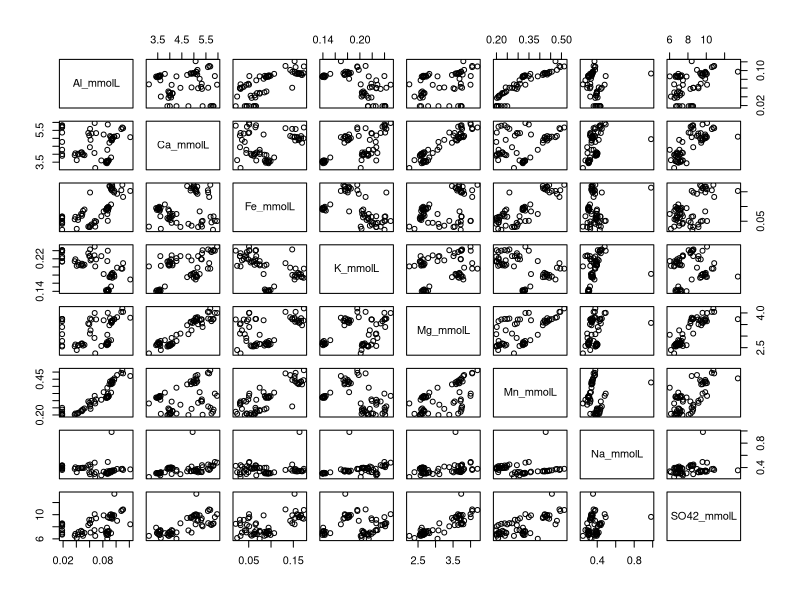
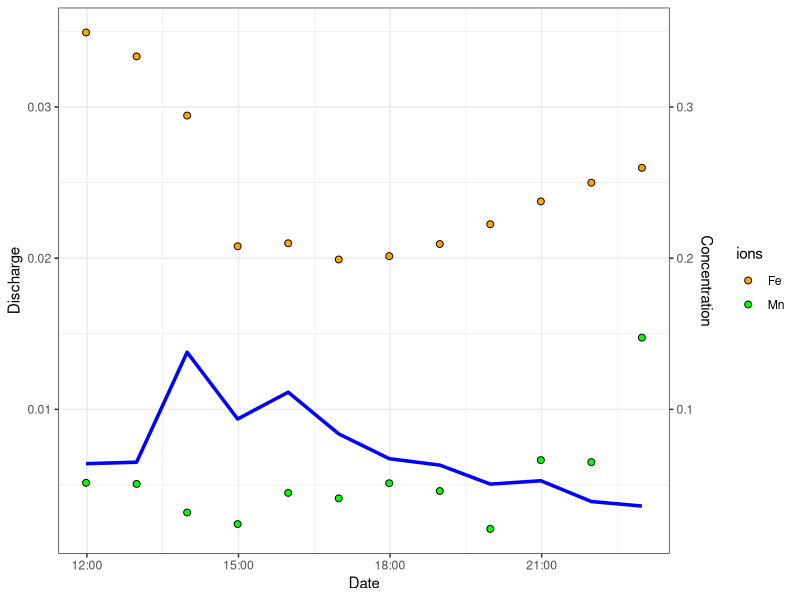
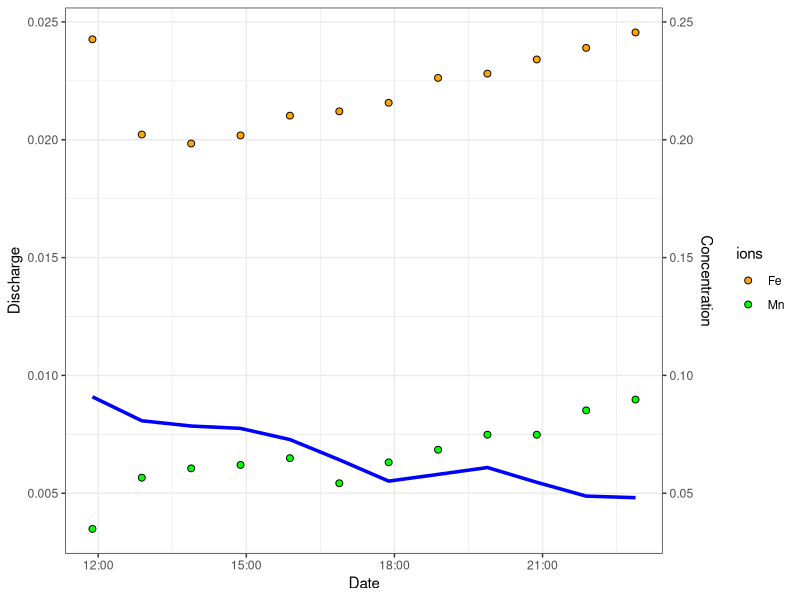
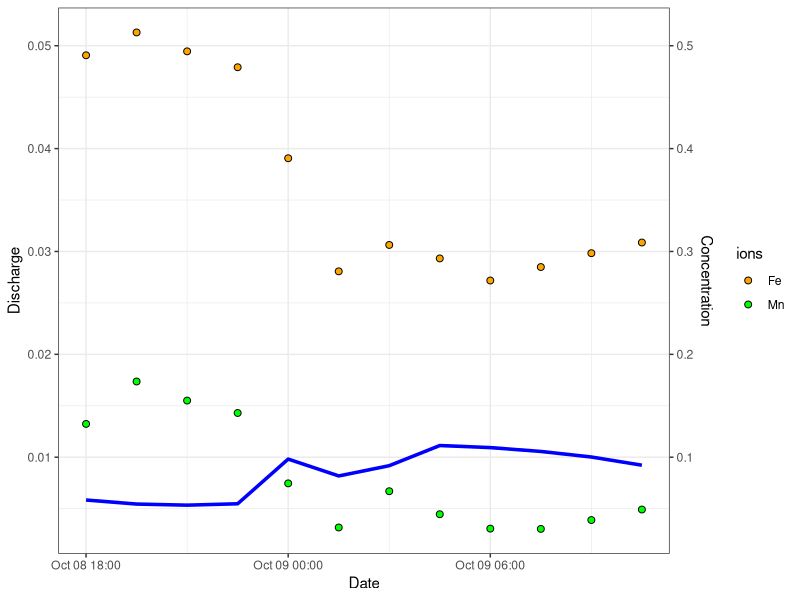
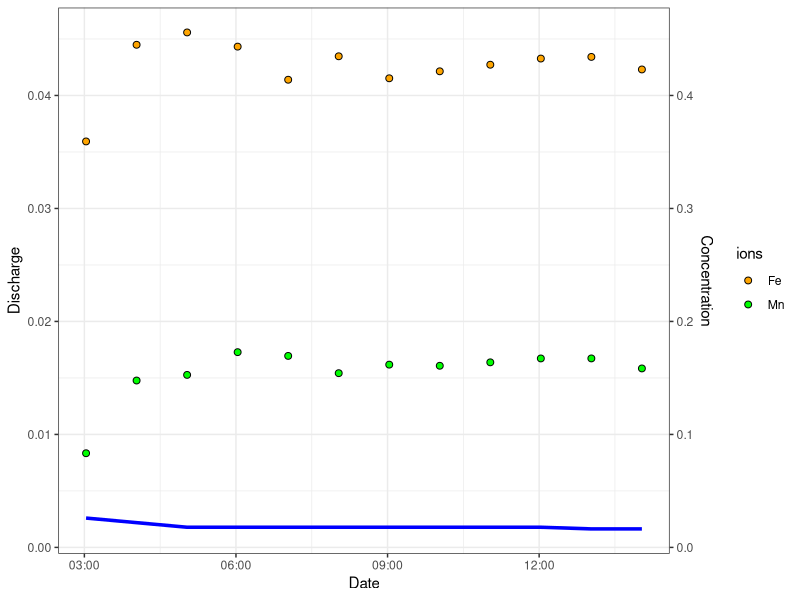
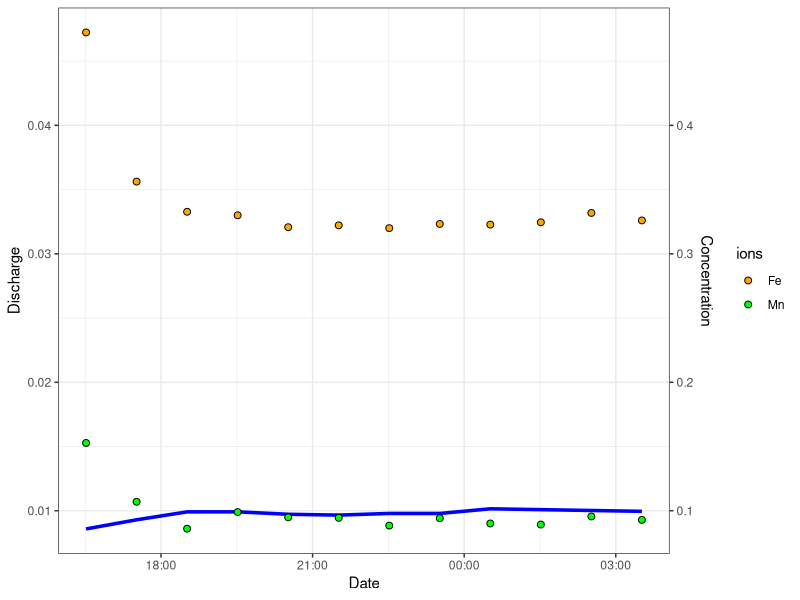
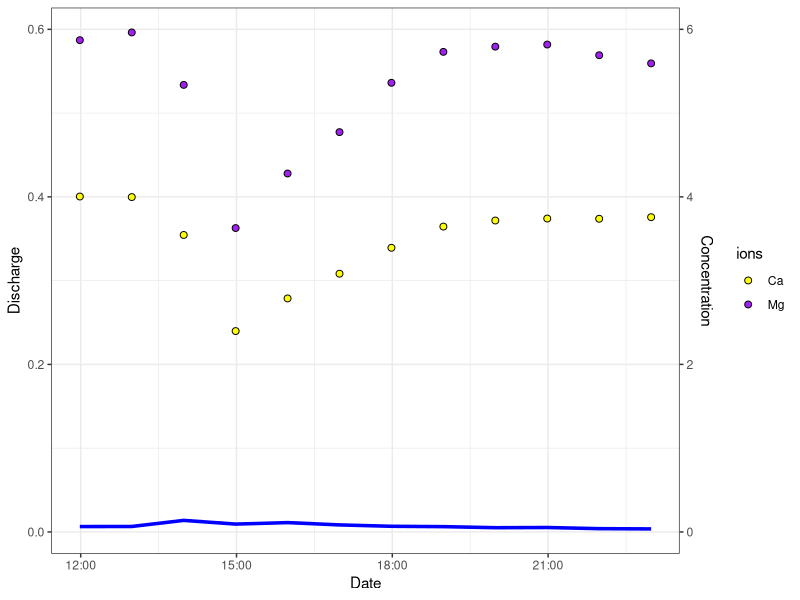
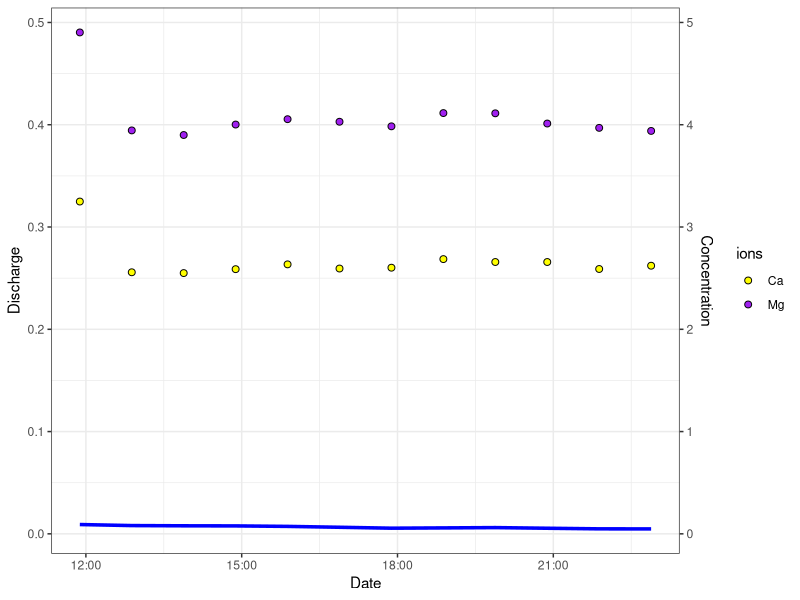

R code for these plots, in order:
# Rename columns to be R friendly

newname<-c("sample_name","date_and_time","Q_m3s","Al_mgL","Ca_mgL","Fe_mgL","K_mgL","Mg_mgL","Mn_mgL","Na_mgL","SO42_mgL","pH","EC")
stormevents<-read.csv(file="StormEvents.csv",header=TRUE)
colnames(stormevents)<-newname

# Pull out date and time

library(lubridate)
stormevents$newdate<-mdy_hm(stormevents$date_and_time)
stormevents$year<-year(stormevents$newdate)
stormevents$doy<-yday(stormevents$newdate)
stormevents$hour<-hour(stormevents$newdate)
stormevents$min<-minute(stormevents$newdate)
stormevents$time<-stormevents$hour + stormevents$min/60

# Transform mg/L to mmol/L

stormevents$Al_mmolL<-(stormevents$Al_mgL/26.982)
stormevents$Ca_mmolL<-(stormevents$Ca_mgL/40.08)
stormevents$Fe_mmolL<-(stormevents$Fe_mgL/55.845)
stormevents$K_mmolL<-(stormevents$K_mgL/39.099)
stormevents$Mg_mmolL<-(stormevents$Mg_mgL/24.305)
stormevents$Mn_mmolL<-(stormevents$Mn_mgL/54.938)
stormevents$Na_mmolL<-(stormevents$Na_mgL/22.99)
stormevents$SO42_mmolL<-(stormevents$SO42_mgL/96.06)

# Scatter plot matrix for Al to SO42
pairs(stormevents[20:27])

# Plot July 7 event for Fe and Mn
Jul717storm<-stormevents[which(stormevents$doy == "188"),]
library(ggplot2)
yscale<-10

Jul_7_stormFe<-ggplot(Jul717storm,aes(x=newdate))+
  theme(panel.grid.major = element_blank(), panel.grid.minor = element_blank())+
  geom_line(aes(y=Q_m3s),colour="blue",size=1.2)+
  geom_point(aes(y=Fe_mmolL/yscale,fill="orange"),colour="black",pch=21,size=2)+
  geom_point(aes(y=Mn_mmolL/yscale,fill="green"),pch=21,colour="black",size=2)+
  scale_y_continuous(sec.axis=sec_axis(~.*yscale,name="Concentration"))+
  scale_fill_manual(guide="legend",name="ions",
                    values=c("orange","green"),labels=c("Fe","Mn"))+
  labs(y="Discharge",
       x="Date")+
  theme_bw()

Jul_7_stormFe

#Pull out processed data sheet
write.csv(Jul717storm,"July717storm.csv")

# Plot July 13 event for Fe and Mn
Jul1317storm<-stormevents[which(stormevents$doy == "194"),]
library(ggplot2)
yscale<-10

Jul_13_stormFe<-ggplot(Jul1317storm,aes(x=newdate))+
  theme(panel.grid.major = element_blank(), panel.grid.minor = element_blank())+
  geom_line(aes(y=Q_m3s),colour="blue",size=1.2)+
  geom_point(aes(y=Fe_mmolL/yscale,fill="orange"),colour="black",pch=21,size=2)+
  geom_point(aes(y=Mn_mmolL/yscale,fill="green"),pch=21,colour="black",size=2)+
  scale_y_continuous(sec.axis=sec_axis(~.*yscale,name="Concentration"))+
  scale_fill_manual(guide="legend",name="ions",
                    values=c("orange","green"),labels=c("Fe","Mn"))+
  labs(y="Discharge",
       x="Date")+
  theme_bw()

Jul_13_stormFe

#Pull out processed data sheet
write.csv(Jul1317storm,"July1317storm.csv")

# Plot October 8-9 event for Fe and Mn
Oct8917storm<-stormevents[which(stormevents$doy == "281"
                         | stormevents$doy == "282"),]
library(ggplot2)
yscale<-10

Oct_8_9_stormFe<-ggplot(Oct8917storm,aes(x=newdate))+
  geom_line(aes(y=Q_m3s),colour="blue",size=1.2)+
  geom_point(aes(y=Fe_mmolL/yscale,fill="orange"),colour="black",pch=21,size=2)+
  geom_point(aes(y=Mn_mmolL/yscale,fill="green"),pch=21,colour="black",size=2)+
  scale_y_continuous(sec.axis=sec_axis(~.*yscale,name="Concentration"))+
  scale_fill_manual(guide="legend",name="ions",
                    values=c("orange","green"),labels=c("Fe","Mn"))+
  labs(y="Discharge",
       x="Date")+
  theme_bw()

Oct_8_9_stormFe

#Pull out processed data sheet
write.csv(Oct8917storm,"October8917storm.csv")

# Plot October 11 event for Fe and Mn
Oct1117storm<-stormevents[which(stormevents$doy == "284"),]
library(ggplot2)
yscale<-10

Oct_11_stormFe<-ggplot(Oct1117storm,aes(x=newdate))+
  geom_line(aes(y=Q_m3s),colour="blue",size=1.2)+
  geom_point(aes(y=Fe_mmolL/yscale,fill="orange"),colour="black",pch=21,size=2)+
  geom_point(aes(y=Mn_mmolL/yscale,fill="green"),pch=21,colour="black",size=2)+
  scale_y_continuous(sec.axis=sec_axis(~.*yscale,name="Concentration"))+
  scale_fill_manual(guide="legend",name="ions",
                    values=c("orange","green"),labels=c("Fe","Mn"))+
  labs(y="Discharge",
       x="Date")+
  theme_bw()

Oct_11_stormFe

#Pull out processed data sheet
write.csv(Oct1117storm,"October1117storm.csv")

# Plot November 15-16 event for Fe and Mn
Nov151617storm<-stormevents[which(stormevents$doy == "319"
                                | stormevents$doy == "320"),]
library(ggplot2)
yscale<-10

Nov_15_16_stormFe<-ggplot(Nov151617storm,aes(x=newdate))+
  geom_line(aes(y=Q_m3s),colour="blue",size=1.2)+
  geom_point(aes(y=Fe_mmolL/yscale,fill="orange"),colour="black",pch=21,size=2)+
  geom_point(aes(y=Mn_mmolL/yscale,fill="green"),pch=21,colour="black",size=2)+
  scale_y_continuous(sec.axis=sec_axis(~.*yscale,name="Concentration"))+
  scale_fill_manual(guide="legend",name="ions",
                    values=c("orange","green"),labels=c("Fe","Mn"))+
  labs(y="Discharge",
       x="Date")+
  theme_bw()

Nov_15_16_stormFe

# Plot July 7 event

library(ggplot2)
yscale<-10

Jul_7_stormCa<-ggplot(Jul717storm,aes(x=newdate))+
  theme(panel.grid.major = element_blank(), panel.grid.minor = element_blank())+
  geom_line(aes(y=Q_m3s),colour="blue",size=1.2)+
  geom_point(aes(y=Ca_mmolL/yscale,fill="yellow"),colour="black",pch=21,size=2)+
  geom_point(aes(y=Mg_mmolL/yscale,fill="purple"),pch=21,colour="black",size=2)+
  scale_y_continuous(sec.axis=sec_axis(~.*yscale,name="Concentration"))+
  scale_fill_manual(guide="legend",name="ions",
                    values=c("yellow","purple"),labels=c("Ca","Mg"))+
  labs(y="Discharge",
       x="Date")+
  theme_bw()

Jul_7_stormCa

# Plot July 13 event 

library(ggplot2)
yscale<-10

Jul_13_stormCa<-ggplot(Jul1317storm,aes(x=newdate))+
  theme(panel.grid.major = element_blank(), panel.grid.minor = element_blank())+
  geom_line(aes(y=Q_m3s),colour="blue",size=1.2)+
  geom_point(aes(y=Ca_mmolL/yscale,fill="yellow"),colour="black",pch=21,size=2)+
  geom_point(aes(y=Mg_mmolL/yscale,fill="purple"),pch=21,colour="black",size=2)+
  scale_y_continuous(sec.axis=sec_axis(~.*yscale,name="Concentration"))+
  scale_fill_manual(guide="legend",name="ions",
                    values=c("yellow","purple"),labels=c("Ca","Mg"))+
  labs(y="Discharge",
       x="Date")+
  theme_bw()

Jul_13_stormCa

#October 89 event
library(ggplot2)
yscale<-10

Oct_8_9_stormCa<-ggplot(Oct8917storm,aes(x=newdate))+
  geom_line(aes(y=Q_m3s),colour="blue",size=1.2)+
  geom_point(aes(y=Ca_mmolL/yscale,fill="yellow"),colour="black",pch=21,size=2)+
  geom_point(aes(y=Mg_mmolL/yscale,fill="purple"),pch=21,colour="black",size=2)+
  scale_y_continuous(sec.axis=sec_axis(~.*yscale,name="Concentration"))+
  scale_fill_manual(guide="legend",name="ions",
                    values=c("yellow","purple"),labels=c("Ca","Mg"))+
  labs(y="Discharge",
       x="Date")+
  theme_bw()

Oct_8_9_stormCa

# Plot October 11 event 
library(ggplot2)
yscale<-10

Oct_11_stormCa<-ggplot(Oct1117storm,aes(x=newdate))+
  geom_line(aes(y=Q_m3s),colour="blue",size=1.2)+
  geom_point(aes(y=Ca_mmolL/yscale,fill="yellow"),colour="black",pch=21,size=2)+
  geom_point(aes(y=Mg_mmolL/yscale,fill="purple"),pch=21,colour="black",size=2)+
  scale_y_continuous(sec.axis=sec_axis(~.*yscale,name="Concentration"))+
  scale_fill_manual(guide="legend",name="ions",
                    values=c("yellow","purple"),labels=c("Ca","Mg"))+
  labs(y="Discharge",
       x="Date")+
  theme_bw()

Oct_11_stormCa

#November 1516 event
library(ggplot2)
yscale<-10

Nov_15_16_stormCa<-ggplot(Nov151617storm,aes(x=newdate))+
  geom_line(aes(y=Q_m3s),colour="blue",size=1.2)+
  geom_point(aes(y=Ca_mmolL/yscale,fill="yellow"),colour="black",pch=21,size=2)+
  geom_point(aes(y=Mg_mmolL/yscale,fill="purple"),pch=21,colour="black",size=2)+
  scale_y_continuous(sec.axis=sec_axis(~.*yscale,name="Concentration"))+
  scale_fill_manual(guide="legend",name="ions",
                    values=c("yellow","purple"),labels=c("Ca","Mg"))+
  labs(y="Discharge",
       x="Date")+
  theme_bw()

Nov_15_16_stormCa

# Plot July 7 event

library(ggplot2)
yscale<-10

Jul_7_stormK<-ggplot(Jul717storm,aes(x=newdate))+
  theme(panel.grid.major = element_blank(), panel.grid.minor = element_blank())+
  geom_line(aes(y=Q_m3s),colour="blue",size=1.2)+
  geom_point(aes(y=K_mmolL/yscale,fill="red"),colour="black",pch=21,size=2)+
  geom_point(aes(y=Na_mmolL/yscale,fill="grey"),pch=21,colour="black",size=2)+
  scale_y_continuous(sec.axis=sec_axis(~.*yscale,name="Concentration"))+
  scale_fill_manual(guide="legend",name="ions",
                    values=c("red","grey"),labels=c("K","Na"))+
  labs(y="Discharge",
       x="Date")+
  theme_bw()

Jul_7_stormK

# Plot July 13 event 

library(ggplot2)
yscale<-10

Jul_13_stormK<-ggplot(Jul1317storm,aes(x=newdate))+
  theme(panel.grid.major = element_blank(), panel.grid.minor = element_blank())+
  geom_line(aes(y=Q_m3s),colour="blue",size=1.2)+
  geom_point(aes(y=K_mmolL/yscale,fill="red"),colour="black",pch=21,size=2)+
  geom_point(aes(y=Na_mmolL/yscale,fill="grey"),pch=21,colour="black",size=2)+
  scale_y_continuous(sec.axis=sec_axis(~.*yscale,name="Concentration"))+
  scale_fill_manual(guide="legend",name="ions",
                    values=c("red","grey"),labels=c("K","Na"))+
  labs(y="Discharge",
       x="Date")+
  theme_bw()

Jul_13_stormK

#October 89 event
library(ggplot2)
yscale<-10

Oct_8_9_stormK<-ggplot(Oct8917storm,aes(x=newdate))+
  geom_line(aes(y=Q_m3s),colour="blue",size=1.2)+
  geom_point(aes(y=K_mmolL/yscale,fill="red"),colour="black",pch=21,size=2)+
  geom_point(aes(y=Na_mmolL/yscale,fill="grey"),pch=21,colour="black",size=2)+
  scale_y_continuous(sec.axis=sec_axis(~.*yscale,name="Concentration"))+
  scale_fill_manual(guide="legend",name="ions",
                    values=c("red","grey"),labels=c("K","Na"))+
  labs(y="Discharge",
       x="Date")+
  theme_bw()

Oct_8_9_stormK

# Plot October 11 event 
library(ggplot2)
yscale<-10

Oct_11_stormK<-ggplot(Oct1117storm,aes(x=newdate))+
  geom_line(aes(y=Q_m3s),colour="blue",size=1.2)+
  geom_point(aes(y=K_mmolL/yscale,fill="red"),colour="black",pch=21,size=2)+
  geom_point(aes(y=Na_mmolL/yscale,fill="grey"),pch=21,colour="black",size=2)+
  scale_y_continuous(sec.axis=sec_axis(~.*yscale,name="Concentration"))+
  scale_fill_manual(guide="legend",name="ions",
                    values=c("red","grey"),labels=c("K","Na"))+
  labs(y="Discharge",
       x="Date")+
  theme_bw()

Oct_11_stormK

#November 1516 event
library(ggplot2)
yscale<-10

Nov_15_16_stormK<-ggplot(Nov151617storm,aes(x=newdate))+
  geom_line(aes(y=Q_m3s),colour="blue",size=1.2)+
  geom_point(aes(y=K_mmolL/yscale,fill="red"),colour="black",pch=21,size=2)+
  geom_point(aes(y=Na_mmolL/yscale,fill="grey"),pch=21,colour="black",size=2)+
  scale_y_continuous(sec.axis=sec_axis(~.*yscale,name="Concentration"))+
  scale_fill_manual(guide="legend",name="ions",
                    values=c("red","grey"),labels=c("K","Na"))+
  labs(y="Discharge",
       x="Date")+
  theme_bw()

Nov_15_16_stormK

#Put all outlet plots in one figure
library(gridExtra)
Jul_7_storm.1<-Jul_7_stormFe+guides(fill=FALSE,shape=FALSE)
Oct_8_9_storm.1<-Oct_8_9_stormFe
grid.arrange(arrangeGrob(Jul_7_storm.1,Oct_8_9_storm.1, ncol=2, widths=c(1,1)))

#Save to PDF
pdf("StormeventsFe.pdf",height=4,width=8)
grid.arrange(arrangeGrob(Jul_7_storm.1,Oct_8_9_storm.1, ncol=2, widths=c(1,1)))
dev.off()

#Put all outlet plots in one figure
library(gridExtra)
Jul_13_storm.1<-Jul_13_stormFe+guides(fill=FALSE,shape=FALSE)
Oct_11_storm.1<-Oct_11_stormFe+guides(fill=FALSE,shape=FALSE)
Nov_15_16_storm.1<-Nov_15_16_stormFe+guides(fill=FALSE,shape=FALSE)
grid.arrange(arrangeGrob(Jul_13_storm.1,Oct_11_storm.1,Nov_15_16_storm.1, ncol=2, widths=c(1,1)))

#Save to PDF
pdf("StormtailsFe.pdf",height=4,width=8)
grid.arrange(arrangeGrob(Jul_13_storm.1,Oct_11_storm.1,Nov_15_16_storm.1, ncol=2, widths=c(1,1)))
dev.off()

#Put all outlet plots in one figure
library(gridExtra)
Jul_7_storm.1<-Jul_7_stormCa+guides(fill=FALSE,shape=FALSE)
Oct_8_9_storm.1<-Oct_8_9_stormCa
grid.arrange(arrangeGrob(Jul_7_storm.1,Oct_8_9_storm.1, ncol=2, widths=c(1,1)))

#Save to PDF
pdf("StormeventsCa.pdf",height=4,width=8)
grid.arrange(arrangeGrob(Jul_7_storm.1,Oct_8_9_storm.1, ncol=2, widths=c(1,1)))
dev.off()

#Put all outlet plots in one figure
library(gridExtra)
Jul_13_storm.1<-Jul_13_stormCa+guides(fill=FALSE,shape=FALSE)
Oct_11_storm.1<-Oct_11_stormCa+guides(fill=FALSE,shape=FALSE)
Nov_15_16_storm.1<-Nov_15_16_stormCa+guides(fill=FALSE,shape=FALSE)
grid.arrange(arrangeGrob(Jul_13_storm.1,Oct_11_storm.1,Nov_15_16_storm.1, ncol=2, widths=c(1,1)))

#Save to PDF
pdf("StormtailsCa.pdf",height=4,width=8)
grid.arrange(arrangeGrob(Jul_13_storm.1,Oct_11_storm.1,Nov_15_16_storm.1, ncol=2, widths=c(1,1)))
dev.off()

#Put all outlet plots in one figure
library(gridExtra)
Jul_7_storm.1<-Jul_7_stormK+guides(fill=FALSE,shape=FALSE)
Oct_8_9_storm.1<-Oct_8_9_stormK
grid.arrange(arrangeGrob(Jul_7_storm.1,Oct_8_9_storm.1, ncol=2, widths=c(1,1)))

#Save to PDF
pdf("StormeventsK.pdf",height=4,width=8)
grid.arrange(arrangeGrob(Jul_7_storm.1,Oct_8_9_storm.1, ncol=2, widths=c(1,1)))
dev.off()

#Put all outlet plots in one figure
library(gridExtra)
Jul_13_storm.1<-Jul_13_stormK+guides(fill=FALSE,shape=FALSE)
Oct_11_storm.1<-Oct_11_stormK+guides(fill=FALSE,shape=FALSE)
Nov_15_16_storm.1<-Nov_15_16_stormK+guides(fill=FALSE,shape=FALSE)
grid.arrange(arrangeGrob(Jul_13_storm.1,Oct_11_storm.1,Nov_15_16_storm.1, ncol=2, widths=c(1,1)))

#Save to PDF
pdf("StormtailsK.pdf",height=4,width=8)
grid.arrange(arrangeGrob(Jul_13_storm.1,Oct_11_storm.1,Nov_15_16_storm.1, ncol=2, widths=c(1,1)))
dev.off()
